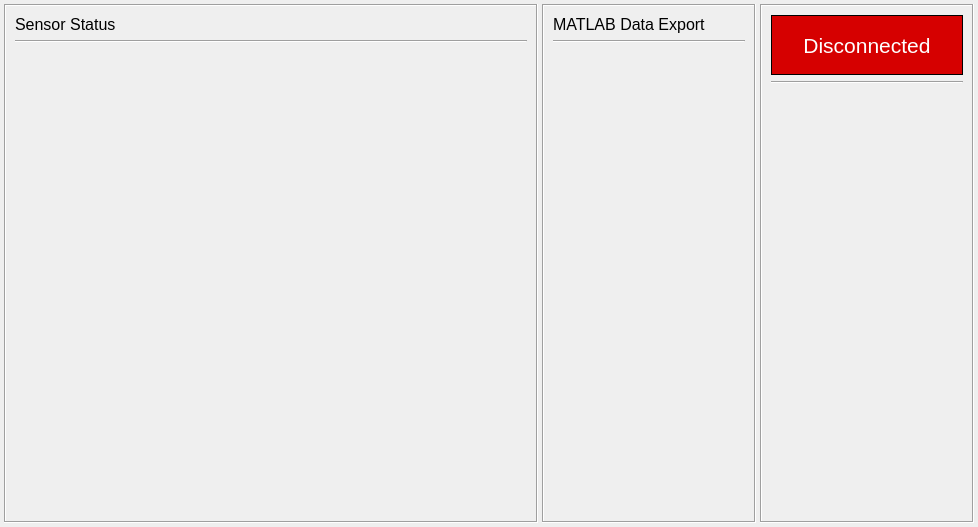
<?xml version="1.0" encoding="UTF-8"?>
<ui version="4.0">
 <class>Homepage</class>
 <widget class="QWidget" name="Homepage">
  <property name="geometry">
   <rect>
    <x>0</x>
    <y>0</y>
    <width>978</width>
    <height>527</height>
   </rect>
  </property>
  <property name="windowTitle">
   <string>Form</string>
  </property>
  <layout class="QHBoxLayout" name="horizontalLayout_2">
   <property name="spacing">
    <number>4</number>
   </property>
   <property name="leftMargin">
    <number>4</number>
   </property>
   <property name="topMargin">
    <number>4</number>
   </property>
   <property name="rightMargin">
    <number>4</number>
   </property>
   <property name="bottomMargin">
    <number>4</number>
   </property>
   <item>
    <widget class="QFrame" name="frame_sensorStatus">
     <property name="sizePolicy">
      <sizepolicy hsizetype="Preferred" vsizetype="Preferred">
       <horstretch>5</horstretch>
       <verstretch>0</verstretch>
      </sizepolicy>
     </property>
     <property name="autoFillBackground">
      <bool>false</bool>
     </property>
     <property name="styleSheet">
      <string notr="true"/>
     </property>
     <property name="frameShape">
      <enum>QFrame::Box</enum>
     </property>
     <property name="frameShadow">
      <enum>QFrame::Sunken</enum>
     </property>
     <property name="midLineWidth">
      <number>0</number>
     </property>
     <layout class="QVBoxLayout" name="verticalLayout_3">
      <item>
       <widget class="QLabel" name="label_sensorStatus">
        <property name="font">
         <font>
          <pointsize>12</pointsize>
         </font>
        </property>
        <property name="autoFillBackground">
         <bool>false</bool>
        </property>
        <property name="styleSheet">
         <string notr="true"/>
        </property>
        <property name="text">
         <string>Sensor Status</string>
        </property>
       </widget>
      </item>
      <item>
       <widget class="Line" name="line_2">
        <property name="frameShadow">
         <enum>QFrame::Sunken</enum>
        </property>
        <property name="orientation">
         <enum>Qt::Horizontal</enum>
        </property>
       </widget>
      </item>
      <item>
       <widget class="QScrollArea" name="scrollArea_sensorStatus">
        <property name="styleSheet">
         <string notr="true"/>
        </property>
        <property name="frameShape">
         <enum>QFrame::NoFrame</enum>
        </property>
        <property name="frameShadow">
         <enum>QFrame::Plain</enum>
        </property>
        <property name="widgetResizable">
         <bool>true</bool>
        </property>
        <widget class="QWidget" name="widget_sensorStatus">
         <property name="geometry">
          <rect>
           <x>0</x>
           <y>0</y>
           <width>508</width>
           <height>452</height>
          </rect>
         </property>
         <property name="styleSheet">
          <string notr="true"/>
         </property>
         <layout class="QVBoxLayout" name="verticalLayout_sensorStatus">
          <item>
           <spacer name="verticalSpacer_3">
            <property name="orientation">
             <enum>Qt::Vertical</enum>
            </property>
            <property name="sizeHint" stdset="0">
             <size>
              <width>20</width>
              <height>40</height>
             </size>
            </property>
           </spacer>
          </item>
         </layout>
        </widget>
       </widget>
      </item>
     </layout>
    </widget>
   </item>
   <item>
    <widget class="QFrame" name="frame_matlab">
     <property name="sizePolicy">
      <sizepolicy hsizetype="Preferred" vsizetype="Preferred">
       <horstretch>2</horstretch>
       <verstretch>0</verstretch>
      </sizepolicy>
     </property>
     <property name="frameShape">
      <enum>QFrame::Box</enum>
     </property>
     <property name="frameShadow">
      <enum>QFrame::Sunken</enum>
     </property>
     <layout class="QVBoxLayout" name="verticalLayout_2">
      <item>
       <widget class="QLabel" name="label_matlabDataExport">
        <property name="font">
         <font>
          <pointsize>12</pointsize>
         </font>
        </property>
        <property name="text">
         <string>MATLAB Data Export</string>
        </property>
       </widget>
      </item>
      <item>
       <widget class="Line" name="line">
        <property name="orientation">
         <enum>Qt::Horizontal</enum>
        </property>
       </widget>
      </item>
      <item>
       <spacer name="verticalSpacer_2">
        <property name="orientation">
         <enum>Qt::Vertical</enum>
        </property>
        <property name="sizeHint" stdset="0">
         <size>
          <width>20</width>
          <height>40</height>
         </size>
        </property>
       </spacer>
      </item>
     </layout>
    </widget>
   </item>
   <item>
    <widget class="QFrame" name="frame_connectionStatus">
     <property name="sizePolicy">
      <sizepolicy hsizetype="Preferred" vsizetype="Preferred">
       <horstretch>2</horstretch>
       <verstretch>0</verstretch>
      </sizepolicy>
     </property>
     <property name="styleSheet">
      <string notr="true"/>
     </property>
     <property name="frameShape">
      <enum>QFrame::Box</enum>
     </property>
     <property name="frameShadow">
      <enum>QFrame::Sunken</enum>
     </property>
     <layout class="QVBoxLayout" name="verticalLayout_connectionStatus">
      <item>
       <widget class="QLabel" name="connection_Label">
        <property name="minimumSize">
         <size>
          <width>0</width>
          <height>60</height>
         </size>
        </property>
        <property name="maximumSize">
         <size>
          <width>16777215</width>
          <height>80</height>
         </size>
        </property>
        <property name="font">
         <font>
          <pointsize>16</pointsize>
         </font>
        </property>
        <property name="styleSheet">
         <string notr="true">QLabel {
	background-color :  #d60000;	/* red */
	border: 1px solid black;
	color: rgb(255, 255, 255);

}</string>
        </property>
        <property name="text">
         <string>Disconnected</string>
        </property>
        <property name="alignment">
         <set>Qt::AlignCenter</set>
        </property>
       </widget>
      </item>
      <item>
       <widget class="Line" name="line_3">
        <property name="orientation">
         <enum>Qt::Horizontal</enum>
        </property>
       </widget>
      </item>
      <item>
       <spacer name="verticalSpacer_4">
        <property name="orientation">
         <enum>Qt::Vertical</enum>
        </property>
        <property name="sizeHint" stdset="0">
         <size>
          <width>20</width>
          <height>40</height>
         </size>
        </property>
       </spacer>
      </item>
     </layout>
    </widget>
   </item>
  </layout>
 </widget>
 <resources/>
 <connections/>
</ui>
